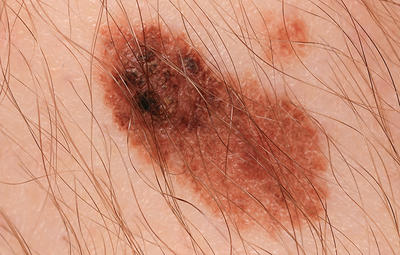
%> input picture Susana/MATLAB/hair.jpg, 400 x 255 px
$ octave --eval "result = remove_hair(imread('hair.jpg'));"   (GNU Octave 9; MATLAB toolbox functions it lacks are replaced by stand-ins)
%> lines starting %> are read from the running program, lines starting %| are printed output that depends on the picture; in (x1, y1, x2, y2) boxes, pixels count from 0 and x2, y2 are one past the last pixel; in counts of white or black regions, pixels touching at a corner belong together; the program's own positions count from 1
function output = remove_hair(image)
I = rgb2gray(imread('david_hair1.png'));
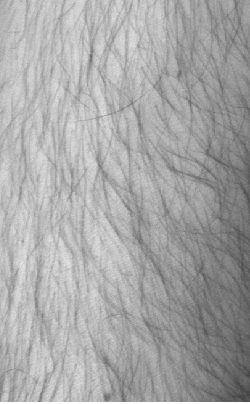
%> input picture Susana/MATLAB/david_hair1.png, 250 x 404 px
%> I: size 404x250 uint8; min 65, max 255, mean 167.2
%I = imread('David.png');


se = strel('disk',6);
hairs = imbothat(I,se);
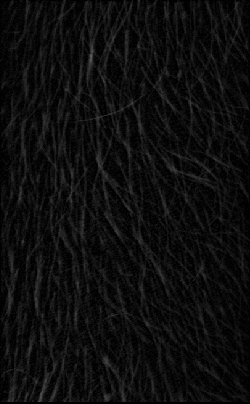
%> hairs: size 404x250 uint8; min 0, max 97, mean 13.5
BW = hairs > 15;
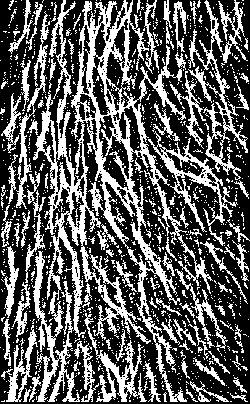
%> BW: size 404x250 logical; 36.1% white; 1147 white regions (1045 under 20 px), largest, box (x1, y1, x2, y2) and area: (32, 0, 213, 402) 17013, (188, 0, 248, 180) 1775, (148, 131, 238, 246) 1549
BW2 = imdilate(BW,strel('disk',3));
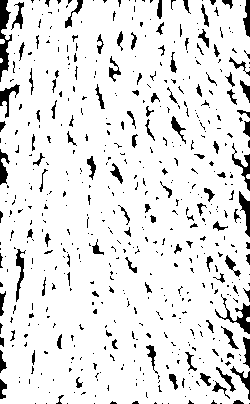
%> BW2: size 404x250 logical; 90.1% white; 549 black regions (431 under 20 px), largest, box (x1, y1, x2, y2) and area: (0, 0, 12, 82) 502, (215, 294, 250, 334) 343, (232, 143, 250, 191) 234
figure(1)
subplot(1,2,1)
imshow(BW)
subplot(1,2,2)
imshow(BW2)
replacedImage = roifill(I,BW2);
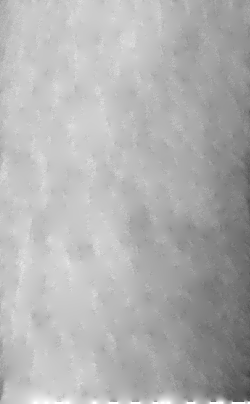
%> replacedImage: size 404x250 uint8; min 65, max 255, mean 177.2
figure(2)
subplot(1,2,1)
imshow(I)
subplot(1,2,2)
imshow(replacedImage)
ll = edge (replacedImage,'canny');
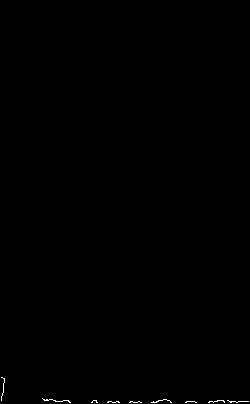
%> ll: size 404x250 logical; 0.18% white in thin lines or dots, all inside (x1, y1, x2, y2) = (1, 377, 249, 403)
%figure(3)
%imshow(ll)
end
%> (the run ends here)
